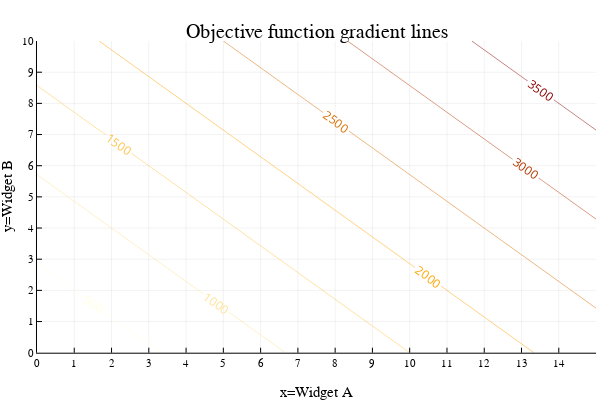

Here is the notebook cell this chart was saved with:
### Code cell
# set up parameters and variables
pa = 150
pb = 175
x = range(0,15,step=0.5)
y = range(0,10,step=0.5)

# define objective function
f(x, y) = begin  (pa*x + pb*y)  end 

contour(x,y,(x,y)->f(x,y),nlevels=10, c=:heat, linewidth=10, colorbar = false, contour_labels = true)
xaxis!("x=Widget A")
yaxis!("y=Widget B")
xticks!(0:maximum(x))
yticks!(0:maximum(y))
title!("Objective function gradient lines")

### Figure 1 — Plotly figure (JSON) as saved in the notebook; plotly's stock layout.template omitted (floating-point values rounded to 4 significant figures; data arrays with more than 128 entries replaced by an {"elided": "..."} marker saying what was removed)
{"data": [{"colorbar": {"title": ""}, "colorscale": [[0, "rgba(255, 255, 224, 1.000)"], [0.5, "rgba(255, 165, 0, 1.000)"], [1, "rgba(139, 0, 0, 1.000)"]], "contours": {"coloring": "lines", "showlabels": true}, "hoverinfo": "none", "name": "y1", "ncontours": 12, "showlegend": false, "showscale": false, "type": "contour", "x": [0, 0.5, 1, 1.5, 2, 2.5, 3, 3.5, 4, 4.5, 5, 5.5, 6, 6.5, 7, 7.5, 8, 8.5, 9, 9.5, 10, 10.5, 11, 11.5, 12, 12.5, 13, 13.5, 14, 14.5, 15], "xaxis": "x1", "y": [0, 0.5, 1, 1.5, 2, 2.5, 3, 3.5, 4, 4.5, 5, 5.5, 6, 6.5, 7, 7.5, 8, 8.5, 9, 9.5, 10], "yaxis": "y1", "z": {"elided": "21x31 float values"}, "zmax": 4000, "zmin": 0}], "layout": {"annotations": [{"font": {"color": "rgba(0, 0, 0, 1.000)", "family": "sans-serif", "size": 20}, "rotation": 0, "showarrow": false, "text": "Objective function gradient lines", "x": 0.5275, "xanchor": "center", "xref": "paper", "y": 1, "yanchor": "top", "yref": "paper"}], "height": 400, "legend": {"bgcolor": "rgba(255, 255, 255, 1.000)", "bordercolor": "rgba(0, 0, 0, 1.000)", "borderwidth": 1, "font": {"color": "rgba(0, 0, 0, 1.000)", "family": "sans-serif", "size": 11}, "tracegroupgap": 0, "traceorder": "normal", "x": 1, "xanchor": "auto", "y": 1, "yanchor": "auto"}, "margin": {"b": 20, "l": 0, "r": 0, "t": 20}, "paper_bgcolor": "rgba(255, 255, 255, 1.000)", "plot_bgcolor": "rgba(255, 255, 255, 1.000)", "showlegend": true, "width": 600, "xaxis": {"anchor": "y1", "domain": [0.06165, 0.9934], "gridcolor": "rgba(0, 0, 0, 0.100)", "gridwidth": 0.5, "linecolor": "rgba(0, 0, 0, 1.000)", "mirror": false, "range": [0, 15], "showgrid": true, "showline": true, "showticklabels": true, "tickangle": 0, "tickcolor": "rgb(0, 0, 0)", "tickfont": {"color": "rgba(0, 0, 0, 1.000)", "family": "sans-serif", "size": 11}, "tickmode": "array", "ticks": "inside", "ticktext": ["0", "1", "2", "3", "4", "5", "6", "7", "8", "9", "10", "11", "12", "13", "14", "15"], "tickvals": [0, 1, 2, 3, 4, 5, 6, 7, 8, 9, 10, 11, 12, 13, 14, 15], "title": "x=Widget A", "titlefont": {"color": "rgba(0, 0, 0, 1.000)", "family": "sans-serif", "size": 15}, "type": "-", "visible": true, "zeroline": false, "zerolinecolor": "rgba(0, 0, 0, 1.000)"}, "yaxis": {"anchor": "x1", "domain": [0.07581, 0.9415], "gridcolor": "rgba(0, 0, 0, 0.100)", "gridwidth": 0.5, "linecolor": "rgba(0, 0, 0, 1.000)", "mirror": false, "range": [0, 10], "showgrid": true, "showline": true, "showticklabels": true, "tickangle": 0, "tickcolor": "rgb(0, 0, 0)", "tickfont": {"color": "rgba(0, 0, 0, 1.000)", "family": "sans-serif", "size": 11}, "tickmode": "array", "ticks": "inside", "ticktext": ["0", "1", "2", "3", "4", "5", "6", "7", "8", "9", "10"], "tickvals": [0, 1, 2, 3, 4, 5, 6, 7, 8, 9, 10], "title": "y=Widget B", "titlefont": {"color": "rgba(0, 0, 0, 1.000)", "family": "sans-serif", "size": 15}, "type": "-", "visible": true, "zeroline": false, "zerolinecolor": "rgba(0, 0, 0, 1.000)"}}}
